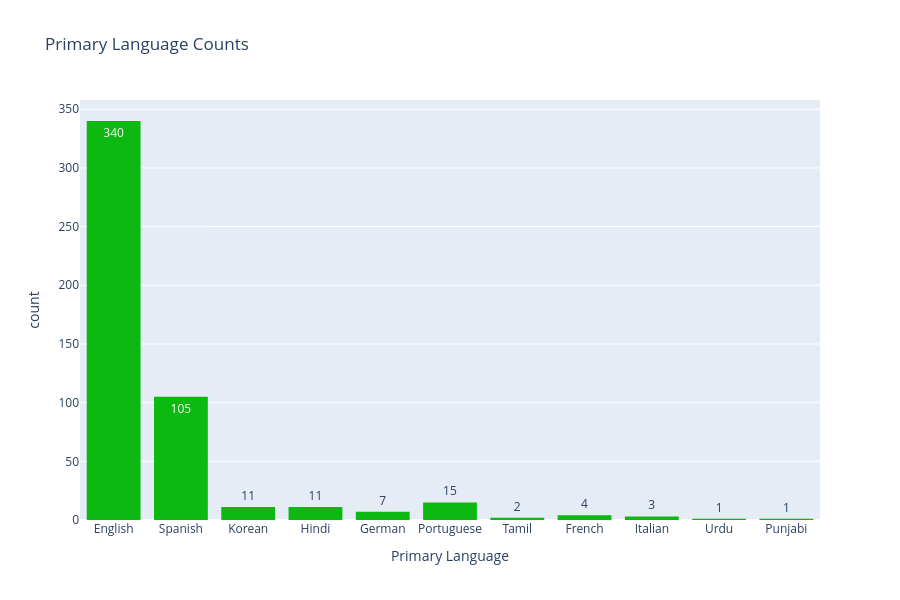

The code cell stored with this chart in its notebook:
### Markdown cell above
From this value count we already know they are English, Spanish and Portuguese, but we will now see it on a bar plot

### Code cell
fig = px.histogram(artist_df, x = 'Primary Language', title = 'Primary Language Counts', height=600, text_auto=True, color_discrete_sequence=["#0BB910"])
fig.show()

### Figure 1 — Plotly figure (JSON) as saved in the notebook; plotly's stock layout.template omitted (floating-point values rounded to 4 significant figures; data arrays with more than 128 entries replaced by an {"elided": "..."} marker saying what was removed)
{"data": [{"bingroup": "x", "hovertemplate": "Primary Language=%{x}<br>count=%{y}<extra></extra>", "legendgroup": "", "marker": {"color": "#0BB910", "pattern": {"shape": ""}}, "name": "", "orientation": "v", "showlegend": false, "texttemplate": "%{value}", "type": "histogram", "x": {"elided": "500 str values"}, "xaxis": "x", "yaxis": "y"}], "layout": {"barmode": "relative", "height": 600, "legend": {"tracegroupgap": 0}, "title": {"text": "Primary Language Counts"}, "xaxis": {"anchor": "y", "domain": [0, 1], "title": {"text": "Primary Language"}}, "yaxis": {"anchor": "x", "domain": [0, 1], "title": {"text": "count"}}}}
